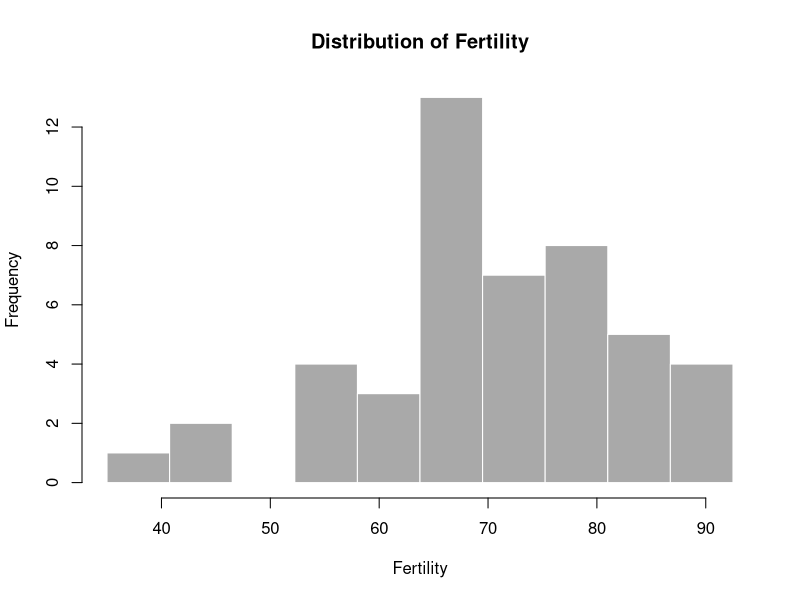
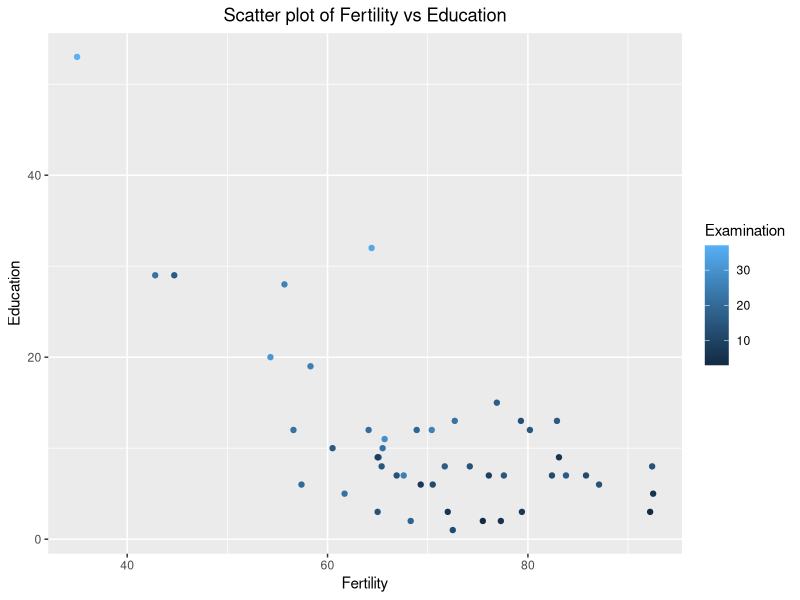

Here is the R script that generated these plots, in order:
## ---- chunk 1
knitr::opts_chunk$set(echo = TRUE)
## ---- chunk 2
data(swiss)
summary(swiss)
## ---- chunk 3
inputVar <- 'Fertility'; inputBin <- 10; histVal <- swiss[, inputVar]
hist(histVal, breaks = seq(min(histVal), max(histVal), length.out = inputBin+1),
     xlab = inputVar, main = paste('Distribution of', inputVar),
     col = 'darkgray', border = 'white')
## ---- chunk 4
library(ggplot2)
scatX <- 'Fertility'; scatY <- 'Education'; scatC <- 'Examination'
ggplot(data = swiss, aes(x = Fertility, y = Education, color = Examination)) + 
      geom_point() + xlab(scatX) + ylab(scatY) + labs(colour = scatC) +
      ggtitle(paste('Scatter plot of', scatX, 'vs', scatY)) +
      theme(plot.title = element_text(hjust = 0.5))
